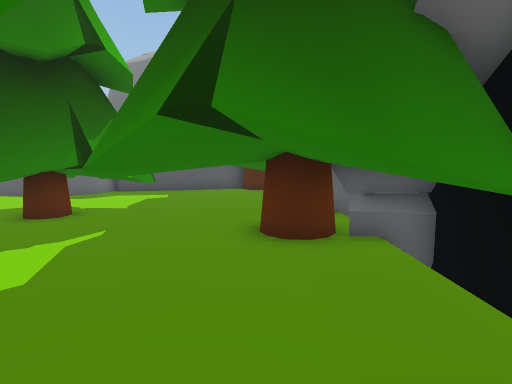
[1] (above)

24 first-person views from a walk through a Unity game level. The camera is 1.4 m above the floor, tilts 6° down and sees 80° across. The floor is counted in squares, 1 m on a side. Each view is taken from the middle of a square. On the plan, view 1 faces up. The plan holds only what a view shows up to about 14 squares ahead; the rest is blank. The place goes on beyond the plan. Some animated figures are left out. Some surface patterns are stand-ins.

[2]
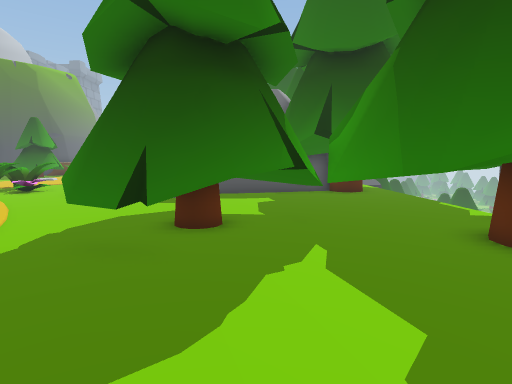

[3]
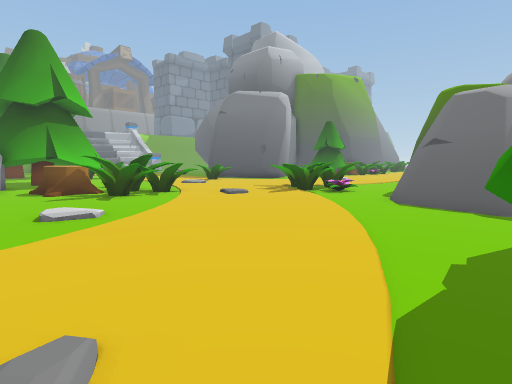

[4]
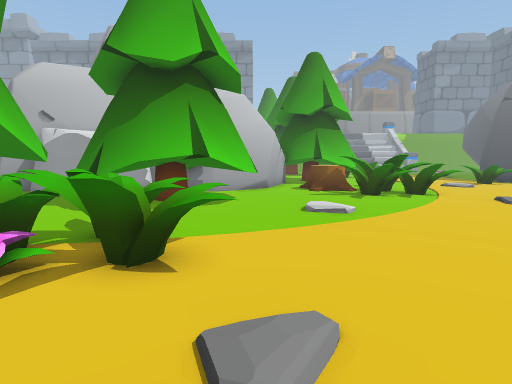

[5]
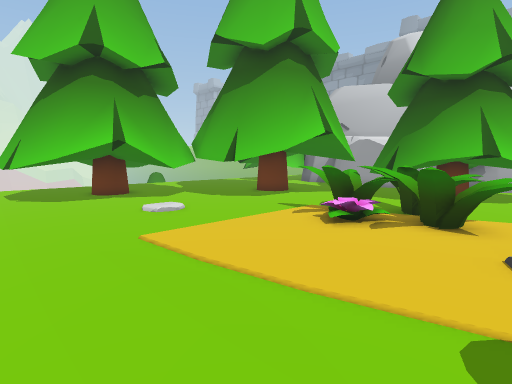

[6]
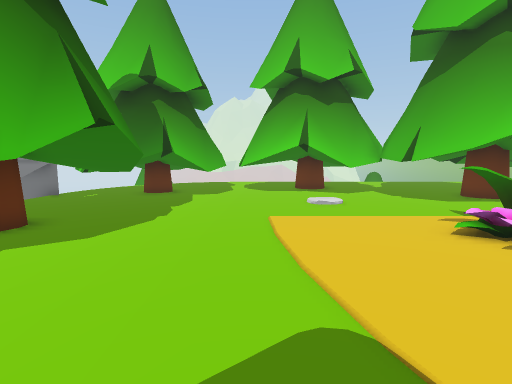

[7]
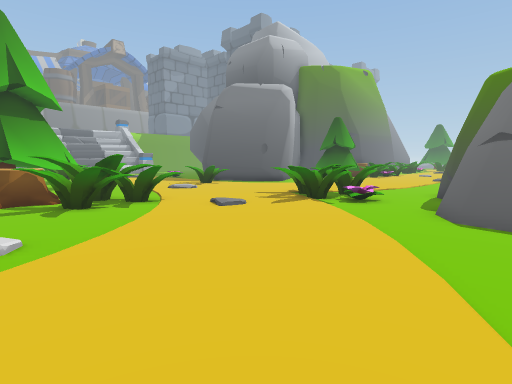

[8]
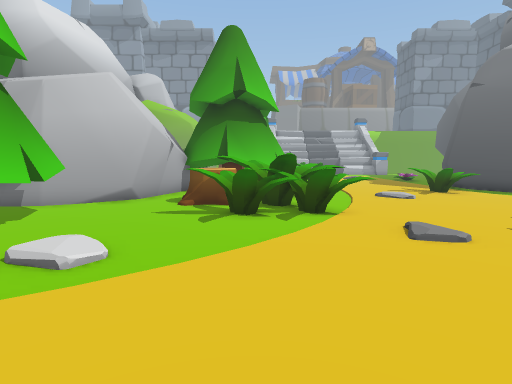

[9]
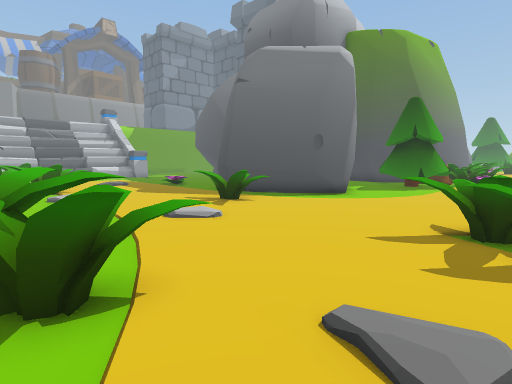

[10]
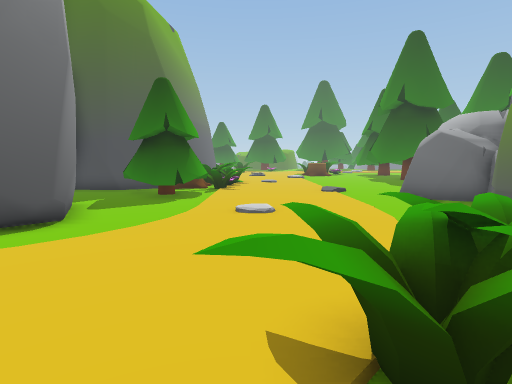

[11]
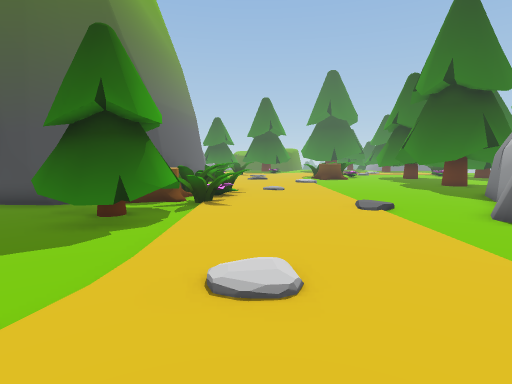

[12]
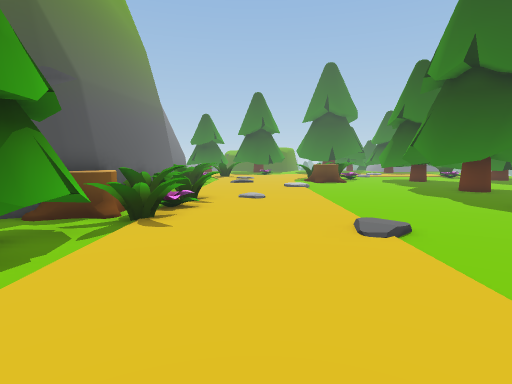

[13]
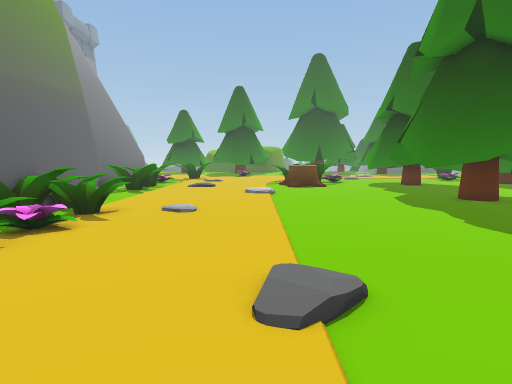

[14]
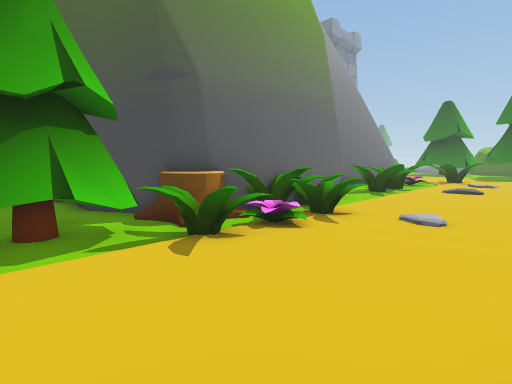

[15]
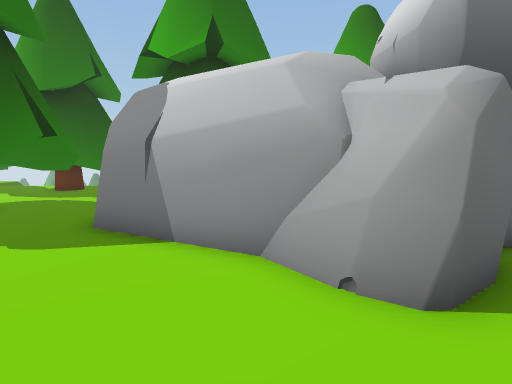

[16]
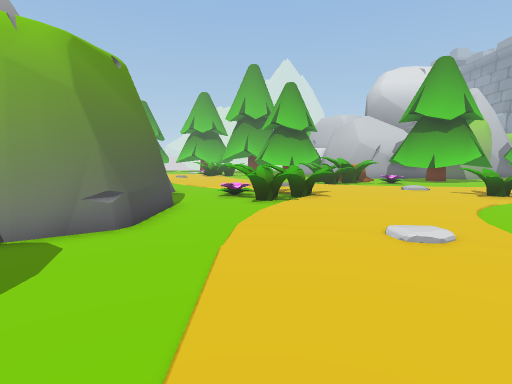

[17]
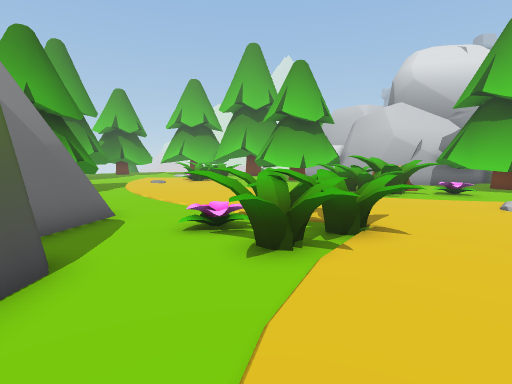

[18]
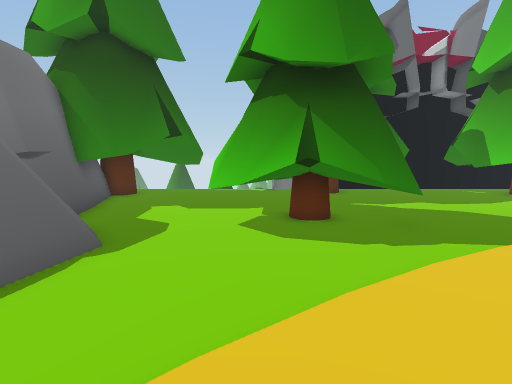

[19]
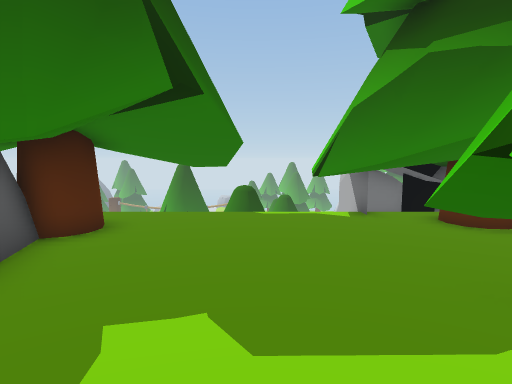

[20]
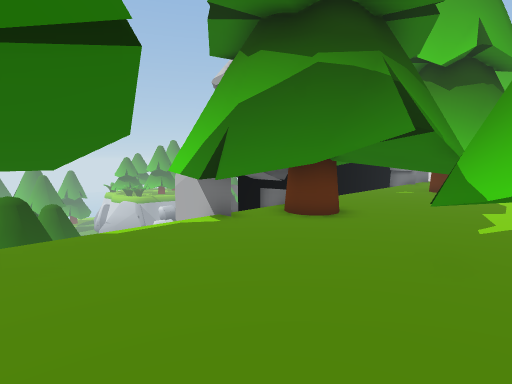

[21]
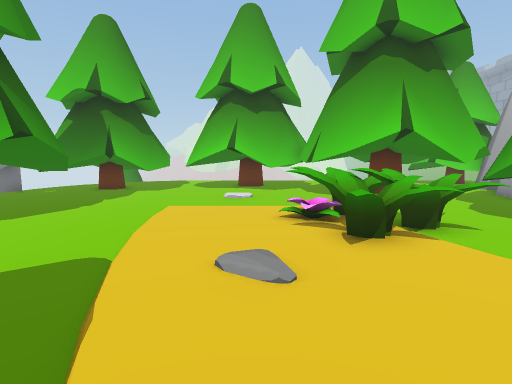

[22]
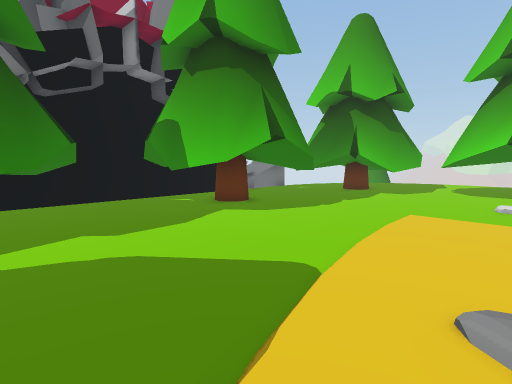

[23]
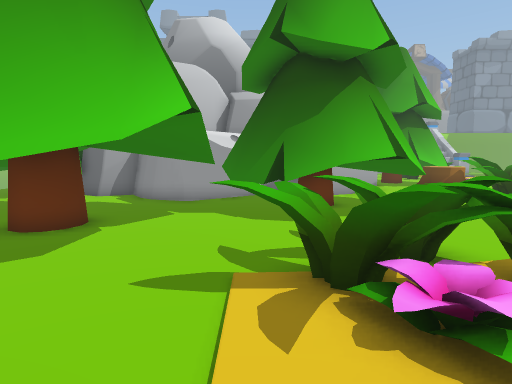

[24]
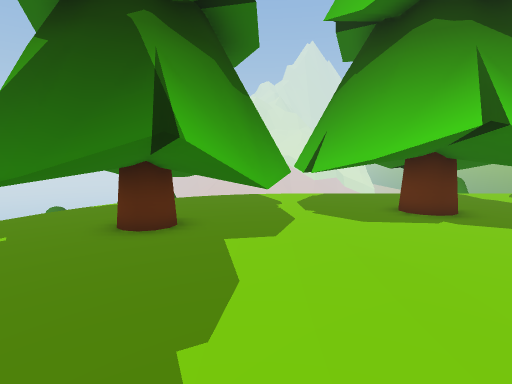

### Floor plan
Key: @ floor where view 1 was taken; # wall or solid block; . main floor; : floor 0.25 m higher than the main floor; / step, stairs or slope; = window, fence, low wall or low ledge; ^ raised ledge; v drop or lower ground; T tree; F flower; S stump; O other object.
Columns run from 25 left of view 1 to 4 right of it. Each row starts with its distance up from view 1.
 38     OO....  .....T
 37     ......//....TT
 36     #............ #     TT
 35     #...........  ##TT TT
 34     #..........TT  #TT.TT
 33    ##OO./.......T#.#T.
 32    #OOO..............
 31    #OF.............
 30    SS...........##
 29   #SSOO.........#
 28 ### TOO........##
 27 .. TTT....//...#
 26 . TTTT........##
 25 ..TTTT.......##
 24  ..T..........##
 23   .............#        T
 22   #...//.......#        T
 21   #..../.....###
 20   #..........#
 19  ##..........#
 18 ##...........#
 17 .........OO..##
 16 OO.....OOOOO..#         ##
 15 OOO.....OOF...#    ######TT
 14 O......OOOFF..##  ######.T##
 13 ..//.....OO...#####...T...###
 12 ../............====.......#T
 11 .........................TT.
 10  ....OO............TTT...TTT
  9 ...O.OOO..........TTTTT.TTTT
  8 .F.O OO..........TTTTTTT#TTT##
  7 T .OOOOO.........TTTTTT###T##
  6 T  SSOO...........TTTTTTTT##
  5 T  SS..............TTTTTT###
  4 T........//............T###T
  3 ###.....................TTTT#
  2   ##..TTT.......:.........T.
  1    ## TTTT...OO.........T...
  0     #  TT#T.OOOO.......TT@TT
 -1     #T TTTTOOOF.......T  . T
 -2     #  TTTT..OFF........TT
 -3     #T TTT....O.......###
 -4     ## TTTT...........TTT
 -5      ##.T##..T.........TTT
 -6      ##.  #.##T.//.........^
 -7      ##...TT# T.......TTTT.##
 -8      #...  T  TTT.T..TT#TTT#v
 -9      #.T  #..TTT#.#TTTTTTTT.
-10         ### .T  T##TTT T  Tv
-11                 TTTTTTT
-12                  T TT

Positions as (right, up) in squares from view 1, and headings:
1: (0, 0), facing up
2: (-4, 1), facing up
3: (-7, 2), facing up-left
4: (-7, 2), facing left
5: (-4, 2), facing down-left
6: (-6, 4), facing down
7: (-9, 4), facing up-left
8: (-11, 7), facing left
9: (-16, 8), facing up-left
10: (-18, 13), facing up
11: (-18, 18), facing up
12: (-17, 21), facing up
13: (-15, 24), facing up
14: (-15, 25), facing up-left
15: (-15, 27), facing right
16: (-15, 27), facing down
17: (-15, 21), facing down
18: (-13, 9), facing right
19: (-6, 11), facing right
20: (-4, 13), facing down-right
21: (-9, 6), facing down
22: (-9, 5), facing down-right
23: (-8, -3), facing left
24: (-4, -3), facing down
